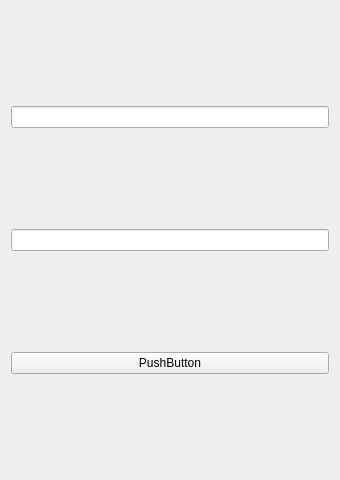
<?xml version="1.0" encoding="UTF-8"?>
<ui version="4.0">
 <class>Form</class>
 <widget class="QWidget" name="Form">
  <property name="geometry">
   <rect>
    <x>0</x>
    <y>0</y>
    <width>340</width>
    <height>480</height>
   </rect>
  </property>
  <property name="windowTitle">
   <string>Form</string>
  </property>
  <layout class="QVBoxLayout" name="verticalLayout">
   <item>
    <widget class="QLineEdit" name="UserNameLineEdit"/>
   </item>
   <item>
    <widget class="QLineEdit" name="PasswordLineEdit">
     <property name="cursor">
      <cursorShape>IBeamCursor</cursorShape>
     </property>
     <property name="contextMenuPolicy">
      <enum>Qt::ActionsContextMenu</enum>
     </property>
     <property name="echoMode">
      <enum>QLineEdit::Password</enum>
     </property>
    </widget>
   </item>
   <item>
    <widget class="QPushButton" name="LoginButton">
     <property name="text">
      <string>PushButton</string>
     </property>
    </widget>
   </item>
  </layout>
 </widget>
 <resources/>
 <connections/>
</ui>
